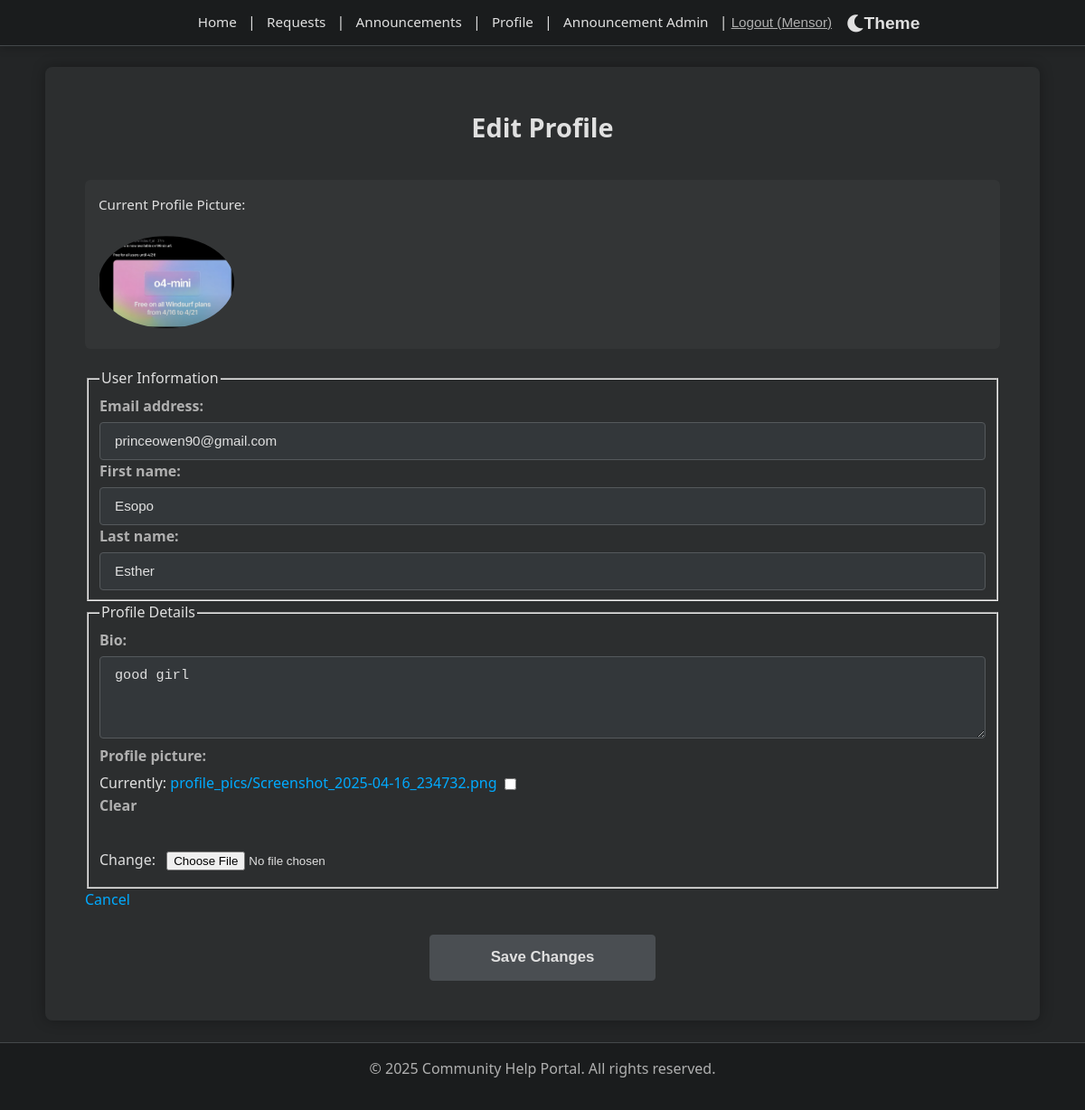
Screenshot of /accounts/profile/edit/ (signed in) with the database file from the repository.
### accounts/models.py (models this page shows, shortened)
class UserProfile(models.Model):
    user = models.OneToOneField(User, on_delete=models.CASCADE, related_name='profile')
    bio = models.TextField(blank=True, null=True)
    location = models.CharField(max_length=100, blank=True, null=True)
    contact_info = models.CharField(max_length=100, blank=True, null=True)
    profile_picture = models.ImageField(upload_to='profile_pics/', null=True, blank=True) # Removed default

### accounts/views.py (the view)
# urls.py: path('profile/edit/', views.profile_edit, name='profile_edit'), # Moved this line up
@login_required
def profile_edit(request):
    user_profile, created = UserProfile.objects.get_or_create(user=request.user) # Get or create profile
    if request.method == 'POST':
        user_form = UserEditForm(request.POST, instance=request.user)
        profile_form = UserProfileEditForm(request.POST, request.FILES, instance=user_profile)
        if user_form.is_valid() and profile_form.is_valid():
            user_form.save()
            profile_form.save()
            return redirect('accounts:profile_view', username=request.user.username)
    else:
        user_form = UserEditForm(instance=request.user)
        profile_form = UserProfileEditForm(instance=user_profile)
    context = {
        'user_form': user_form,
        'profile_form': profile_form,
        'form_title': 'Edit Profile'
    }
    return render(request, 'accounts/profile_edit.html', context)

### accounts/forms.py
class UserEditForm(forms.ModelForm): # For editing User model fields like name, email
    class Meta:
        model = User
        fields = ['first_name', 'last_name', 'email']

class UserProfileEditForm(forms.ModelForm):
    class Meta:
        model = UserProfile
        fields = ['bio', 'location', 'contact_info', 'profile_picture']
        widgets = {
            'bio': forms.Textarea(attrs={'rows': 3}),
        }

### accounts/templates/accounts/profile_edit.html (shortened to what this page needs)
{% extends "base.html" %}
{% load static %}
{% load crispy_forms_tags %}
{% block extra_css %}
<link rel="stylesheet" href="{% static 'css/profile_edit.css' %}" />
{% endblock %}
{% block content %}
<div class="profile-edit-container">
    <h2>{{ form_title|default:"Edit Profile" }}</h2>
    <form method="post" enctype="multipart/form-data">
        {% if profile_form.instance.profile_picture %}
        <div class="current-profile-picture">
            <p>Current Profile Picture:</p>
            <img src="{{ profile_form.instance.profile_picture.url }}" alt="Current profile picture">
        </div>
        {% endif %}
        <fieldset class="mb-3">
            <legend>User Information</legend>
            <div class="form-group">
                {{ user_form.email.label_tag }}
                {{ user_form.email }}
            </div>
            <div class="form-group">
                {{ user_form.first_name.label_tag }}
                {{ user_form.first_name }}
            </div>
            <div class="form-group">
                {{ user_form.last_name.label_tag }}
                {{ user_form.last_name }}
            </div>
        </fieldset>
        <fieldset class="mb-3">
            <legend>Profile Details</legend>
            <div class="form-group">
                {{ profile_form.bio.label_tag }}
                {{ profile_form.bio }}
            </div>
            <div class="form-group">
                {{ profile_form.profile_picture.label_tag }}
                {{ profile_form.profile_picture }}
            </div>
        </fieldset>
        <div class="form-actions">
            <a href="{% url 'accounts:profile_view' username=request.user.username %}" class="button-secondary">Cancel</a>
            <button type="submit" class="button-primary">Save Changes</button>
        </div>
    </form>
</div>
{% endblock %}

### templates/base.html (shortened to what this page needs)
<!DOCTYPE html>
<html lang="en">
  <head>
    {% load static %}
    <link rel="stylesheet" href="{% static 'css/style.css' %}" />
    <link rel="stylesheet" href="{% static 'css/fix-taskbar.css' %}" />
    <link rel="stylesheet" href="https://cdnjs.cloudflare.com/ajax/libs/font-awesome/5.15.3/css/all.min.css" />
    <link rel="stylesheet" href="{% static 'css/light-theme.css' %}" id="light-theme-style" disabled />
    {% block extra_css %}{% endblock %}
  </head>  <body class="{% if request.resolver_match.url_name == 'home' %}home-page-body{% endif %} {% block body_class %}{% endblock %}">
    <nav>
      <div class="nav-container">
        <a href="{% url 'core:home' %}">Home</a> |
        <a href="{% url 'requests:request_list' %}">Requests</a> |
        <a href="{% url 'announcements:announcement_list' %}">Announcements</a> |
        {% if user.is_authenticated %}
          <a href="{% url 'accounts:profile_view' username=user.username %}">Profile</a> |
          {% if user.is_superuser %}
            <a href="{% url 'announcements:announcement_admin' %}">Announcement Admin</a> |
          {% endif %}
          <form id="logout-form" method="post" action="{% url 'accounts:logout' %}" style="display: inline">
            <button type="submit" class="button--link nav-logout-button">Logout ({{ user.username }})</button>
          </form>
        {% else %}
          <a href="{% url 'accounts:register' %}">Register</a> |
          <a href="{% url 'accounts:login' %}">Login</a>
        {% endif %}
        <button id="theme-toggle-btn" class="theme-toggle-button" aria-label="Toggle theme">
          <i class="fas fa-moon"></i> Theme
        </button>
      </div>
    </nav>
    <main>{% block content %} {% endblock %}</main>
    <footer>
      <p>&copy; {% now "Y" %} Community Help Portal. All rights reserved.</p>
    </footer>
  </body>
</html>

### static/css/fix-taskbar.css (style rules this page uses)
:root { --system-bar-height: 0px; --nav-height: 50px; }
html { border-top-width: 0 !important; margin-top: 0 !important; padding-top: 0 !important; }
body { border-top-width: 0 !important; margin-top: 0 !important; padding-top: 0 !important; }
nav { border-top-width: 0 !important; margin-top: 0 !important; top: 0 !important; height: var(--nav-height) !important; display: flex !important; align-items: center !important; padding: 0 var(--spacing-md) !important; }
@media screen { nav { top: var(--system-bar-height) !important; position: fixed !important; } }

### static/css/profile_edit.css (style rules this page uses)
.profile-edit-container { padding: 20px; }
.profile-edit-container h2 { text-align: center; color: var(--dark-text-primary); margin-top: 0; margin-bottom: 25px; font-size: 1.8em; border-bottom: 1px solid var(--dark-border-color); padding-bottom: 10px; }
.profile-edit-container form { margin-top: 10px; }
.profile-edit-container form p { margin-bottom: 18px; }
.profile-edit-container form input[type="file"] { padding: 8px; background-color: var(--dark-input-bg); color: var(--dark-text-secondary); }
.current-profile-picture { margin-bottom: 20px; padding: 15px; background-color: rgba(255,255,255,0.03); border: 1px solid var(--dark-border-color); border-radius: 6px; }
.current-profile-picture p { margin-bottom: 8px; font-weight: 500; color: var(--dark-text-secondary); font-size: 0.95em; }
.current-profile-picture img { max-width: 150px; height: auto; margin-top: 5px; border-radius: 50%; border: 3px solid var(--dark-border-color); background-color: var(--dark-bg-secondary); }
.profile-edit-container button[type="submit"] { width: 100%; max-width: 250px; display: block; margin: 25px auto 0 auto; padding: 0.7rem 1.5rem; font-size: 1.05em; }

### rows the page displays
UserProfile: instance.profile_picture (picture), bio "good girl"

### other values shown
{{ user.username }} "Mensor"
{{ user_form.email.label_tag }} "Email address:"
{{ user_form.first_name.label_tag }} "First name:"
{{ user_form.last_name.label_tag }} "Last name:"
{{ profile_form.bio.label_tag }} "Bio:"
{{ profile_form.profile_picture.label_tag }} "Profile picture:"
